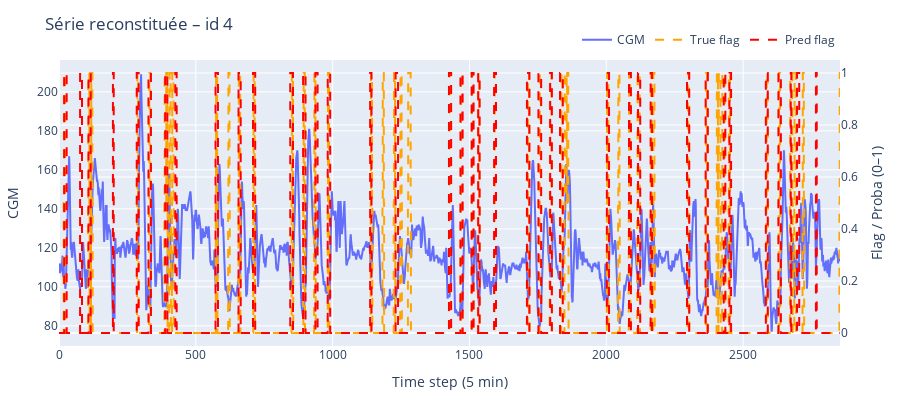
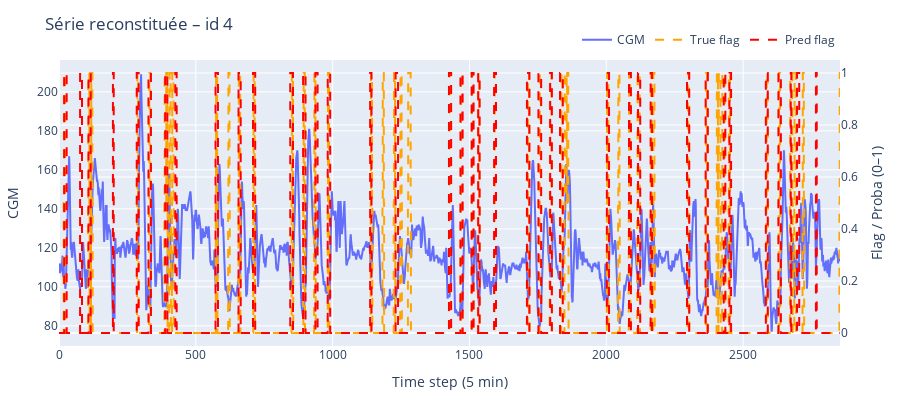

The cell these charts' notebook holds for them, in order:
### Code cell
import numpy as np
import pandas as pd
from sklearn.metrics import auc

# ───────────────────────────────────────────────────────────────
# 1.  Hyper-paramètres à balayer
# ───────────────────────────────────────────────────────────────
threshold_list = np.linspace(0.4, 0.90, 10)   # ← 17 valeurs de 0.10 à 0.90
ratio_list     = np.linspace(0.05, 0.95, 41)   # ← 41 valeurs de 0.05 à 0.95

# ───────────────────────────────────────────────────────────────
# 2.  Boucle double threshold × ratio
# ───────────────────────────────────────────────────────────────
results = []

for th in threshold_list:
    # 2-a. Séquences binaires pour CE seuil de probabilité
    x_list, pred_list, label_list, prob_list = collect_sequences(
        model, val_ds, thresh=th
    )

    for r in ratio_list:
        # 2-b. Regroupement par identifiant
        ts_dict = regroup_timeseries_multi(
            x_list, pred_list, label_list,
            sub_test=sub_test,
            ratio=r,
            prob_list=prob_list,
            threshold=0.5       # ← même seuil que collect_sequences !
        )

        # 2-c. Métriques évènementielles
        m = compute_event_metrics(ts_dict, prob_list=False, imprecision=3)

        prec, rec, cov = m['precision_evt'], m['recall_evt'], m['coverage_mean']

        # Ignore les cas sans évènements (NaN)
        if np.isnan(prec) or np.isnan(rec):
            continue

        f1   = 2 * prec * rec / (prec + rec + 1e-12)

        results.append({
            'threshold'     : th,
            'ratio'         : r,
            'precision_evt' : prec,
            'recall_evt'    : rec,
            'coverage_mean' : cov,
            'F1'            : f1,
        })

# ───────────────────────────────────────────────────────────────
# 3.  Résultat optimal
# ───────────────────────────────────────────────────────────────
res_df   = pd.DataFrame(results).round(4)
best_row = res_df.loc[res_df['F1'].idxmax()]

best_th   = best_row['threshold']
best_ratio = best_row['ratio']

print("↪️  Meilleur couple : threshold = {:.2f}, ratio = {:.2f} (F1 = {:.3f})"
      .format(best_th, best_ratio, best_row['F1']))

# (optionnel) Aperçu des 10 meilleurs couples
print(res_df.sort_values('F1', ascending=False).head(10))

# ───────────────────────────────────────────────────────────────
# 4.  Reconstruction finale avec les meilleurs hyper-paramètres
# ───────────────────────────────────────────────────────────────
# On régénère les séquences pour le threshold gagnant
x_best, pred_best, label_best, prob_best = collect_sequences(
    model, val_ds, thresh=best_th
)

ts_dict_best = regroup_timeseries_multi(
    x_best, pred_best, label_best,
    sub_test=sub_test,
    ratio=best_ratio,
    prob_list=prob_best,
    threshold=0.5
)

# ───────────────────────────────────────────────────────────────
# 5.  Visualisation d’un identifiant (ex. id = 4)
# ───────────────────────────────────────────────────────────────
fig = plot_timeseries_plotly(
    ts_dict_best,
    idx=4,           # ← change l’ID si besoin
    prob_list=True,
    plot_prob=False
)
fig.show()

### Figure 1 — Plotly figure (JSON) as saved in the notebook; plotly's stock layout.template omitted (floating-point values rounded to 4 significant figures; data arrays with more than 128 entries replaced by an {"elided": "..."} marker saying what was removed)
{"data": [{"mode": "lines", "name": "CGM", "type": "scatter", "x": {"elided": "2855 int values"}, "y": {"elided": "2855 float values"}, "yaxis": "y"}, {"line": {"color": "orange", "dash": "dash", "shape": "hv", "width": 2}, "mode": "lines", "name": "True flag", "type": "scatter", "x": {"elided": "2855 int values"}, "y": {"elided": "2855 float values"}, "yaxis": "y2"}, {"line": {"color": "red", "dash": "dash", "shape": "hv", "width": 2}, "mode": "lines", "name": "Pred flag", "type": "scatter", "x": {"elided": "2855 int values"}, "y": {"elided": "2855 float values"}, "yaxis": "y2"}], "layout": {"height": 400, "legend": {"orientation": "h", "x": 1, "xanchor": "right", "y": 1.02, "yanchor": "bottom"}, "margin": {"b": 40, "l": 50, "r": 60, "t": 60}, "title": {"text": "Série reconstituée – id 4"}, "width": 900, "xaxis": {"title": {"text": "Time step (5 min)"}}, "yaxis": {"title": {"text": "CGM"}}, "yaxis2": {"overlaying": "y", "range": [-0.05, 1.05], "side": "right", "title": {"text": "Flag / Proba (0–1)"}}}}

### Figure 2 — Plotly figure (JSON) as saved in the notebook; plotly's stock layout.template omitted (floating-point values rounded to 4 significant figures; data arrays with more than 128 entries replaced by an {"elided": "..."} marker saying what was removed)
{"data": [{"mode": "lines", "name": "CGM", "type": "scatter", "x": {"elided": "2855 int values"}, "y": {"elided": "2855 float values"}, "yaxis": "y"}, {"line": {"color": "orange", "dash": "dash", "shape": "hv", "width": 2}, "mode": "lines", "name": "True flag", "type": "scatter", "x": {"elided": "2855 int values"}, "y": {"elided": "2855 float values"}, "yaxis": "y2"}, {"line": {"color": "red", "dash": "dash", "shape": "hv", "width": 2}, "mode": "lines", "name": "Pred flag", "type": "scatter", "x": {"elided": "2855 int values"}, "y": {"elided": "2855 float values"}, "yaxis": "y2"}], "layout": {"height": 400, "legend": {"orientation": "h", "x": 1, "xanchor": "right", "y": 1.02, "yanchor": "bottom"}, "margin": {"b": 40, "l": 50, "r": 60, "t": 60}, "title": {"text": "Série reconstituée – id 4"}, "width": 900, "xaxis": {"title": {"text": "Time step (5 min)"}}, "yaxis": {"title": {"text": "CGM"}}, "yaxis2": {"overlaying": "y", "range": [-0.05, 1.05], "side": "right", "title": {"text": "Flag / Proba (0–1)"}}}}
